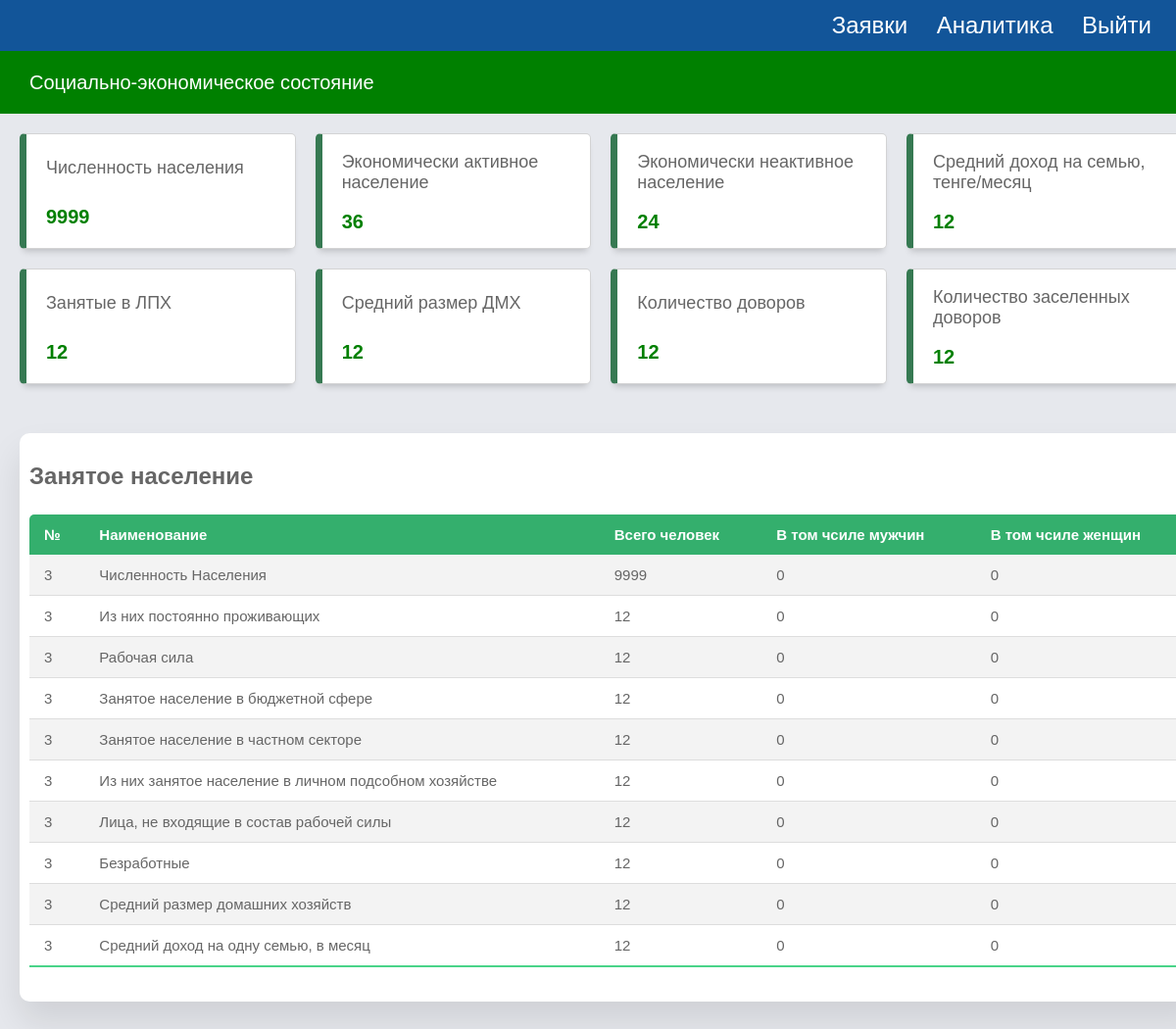
/dashboard_soc1 (signed in), run on the app's committed database.
### app/models.py (models this page shows)
class Form(db.Model):
   id = db.Column(db.Integer, primary_key = True)
   user_id = db.Column(db.Integer, db.ForeignKey('user.id'))
   user = relationship("User",backref="forms")
   kato_2 = db.Column(db.String(1024))
   kato_2_name = db.Column(db.String(1024))
   kato_4 = db.Column(db.String(1024))
   kato_4_name = db.Column(db.String(1024))
   kato_6 = db.Column(db.String(1024))
   kato_6_name = db.Column(db.String(1024))
   form_year = db.Column(db.String(1024))
   labour_population = db.Column(db.Integer)
   labour_constant_population = db.Column(db.Integer)
   labour_labour = db.Column(db.Integer)
   labour_government_workers = db.Column(db.Integer)
   labour_private_labour = db.Column(db.Integer)
   labour_private_ogorod = db.Column(db.Integer)
   labour_total_econ_inactive_population = db.Column(db.Integer)
   labour_unemployed = db.Column(db.Integer)
   labour_household_size = db.Column(db.Integer)
   labour_average_income_family = db.Column(db.Integer)
   house_total_dvor = db.Column(db.Integer)
   house_zaselen_dvor = db.Column(db.Integer)
   dh_count = db.Column(db.Integer)
   dx_number_ogorodov = db.Column(db.Integer)
   dx_cx_land = db.Column(db.Numeric(30, 2))
   dx_pashnya = db.Column(db.Numeric(30, 2))
   dx_mnogoletnie = db.Column(db.Numeric(30, 2))
   dx_zelej = db.Column(db.Numeric(30, 2))
   dx_pastbishe = db.Column(db.Numeric(30, 2))
   dx_senokosy = db.Column(db.Numeric(30, 2))
   dx_ogorody = db.Column(db.Numeric(30, 2))
   dx_sad = db.Column(db.Numeric(30, 2))
   dx_urojai = db.Column(db.Numeric(30, 2))
   dx_cucumber = db.Column(db.Numeric(30, 2))
   dx_tomato = db.Column(db.Numeric(30, 2))
   dx_potato = db.Column(db.Numeric(30, 2))
   dx_kapusta = db.Column(db.Numeric(30, 2))
   dx_carrot = db.Column(db.Numeric(30, 2))
   dx_svekla = db.Column(db.Numeric(30, 2))
   dx_sweet_peper = db.Column(db.Numeric(30, 2))
   dx_baklajan = db.Column(db.Numeric(30, 2))
   dx_kabachek = db.Column(db.Numeric(30, 2))
   dx_onion = db.Column(db.Numeric(30, 2))
   dx_chesnok = db.Column(db.Numeric(30, 2))
   dx_redis = db.Column(db.Numeric(30, 2))
   dx_korm = db.Column(db.Numeric(30, 2))
   dx_fruits = db.Column(db.Numeric(30, 2))
   kx_amount = db.Column(db.Integer)
   kz_cx_land = db.Column(db.Numeric(30, 2))
   kx_pansya = db.Column(db.Numeric(30, 2))
   kx_mnogoletnie = db.Column(db.Numeric(30, 2))
   kx_zelej = db.Column(db.Numeric(30, 2))
   kx_pastbishe = db.Column(db.Numeric(30, 2))
   kx_senokosy = db.Column(db.Numeric(30, 2))
   kx_urojai = db.Column(db.Numeric(30, 2))
   kx_zerno = db.Column(db.Numeric(30, 2))
   kx_rice = db.Column(db.Numeric(30, 2))
   kx_maslichnye = db.Column(db.Numeric(30, 2))
   kx_korm = db.Column(db.Numeric(30, 2))
   kx_mnogoletnie_derevo = db.Column(db.Numeric(30, 2))
   kz_cx_land_reserve = db.Column(db.Numeric(30, 2))
   kx_pansya_reserve = db.Column(db.Numeric(30, 2))
   kx_mnogoletnie_reserve = db.Column(db.Numeric(30, 2))
   kx_zelej_reserve = db.Column(db.Numeric(30, 2))
   kx_pastbishe_reserve = db.Column(db.Numeric(30, 2))
   kx_senokosy_reserve = db.Column(db.Numeric(30, 2))
   infrastructure_polivochnaya_sistema_ = db.Column(db.Integer)
   infrastructure_polivochnaya_sistema_isused = db.Column(db.Integer)
   infrastructure_polivy = db.Column(db.Numeric(30, 2))
   infrastructure_mtm = db.Column(db.Integer)
   infrastructure_mtm_isused = db.Column(db.Integer)
   infrastructure_slad = db.Column(db.Integer)
   infrastructure_slad_isused = db.Column(db.Integer)
   infrastructure_garage = db.Column(db.Integer)
   infrastructure_garage_isused = db.Column(db.Integer)
   infrastructure_cycsterny = db.Column(db.Integer)
   infrastructure_cycsterny_isused = db.Column(db.Integer)
   infrastructure_transformator = db.Column(db.Integer)
   infrastructure_transformator_isused = db.Column(db.Integer)
   specialization_rastenivodstvo = db.Column(db.String(1024))
   animal_dvor = db.Column(db.Integer)
   animal_skot_bird = db.Column(db.Integer)
   animal_cx_land = db.Column(db.Numeric(30, 2))
   animal_pashnya = db.Column(db.Numeric(30, 2))
   animal_mnogolet = db.Column(db.Numeric(30, 2))
   animal_zalej = db.Column(db.Numeric(30, 2))
   animal_pastbisha = db.Column(db.Numeric(30, 2))
   animal_senokos = db.Column(db.Numeric(30, 2))
   animal_ogorod = db.Column(db.Numeric(30, 2))
   animal_sad = db.Column(db.Numeric(30, 2))
   animal_krs_milk = db.Column(db.Integer)
   animal_krs_meat = db.Column(db.Integer)
   animal_sheep = db.Column(db.Integer)
   animal_kozel = db.Column(db.Integer)
   animal_horse = db.Column(db.Integer)
   animal_camel = db.Column(db.Integer)
   animal_pig = db.Column(db.Integer)
   animal_chicken = db.Column(db.Integer)
   animal_gusi = db.Column(db.Integer)
   animal_duck = db.Column(db.Integer)
   animal_induk = db.Column(db.Integer)
   animal_mik_total = db.Column(db.Numeric(30, 2))
   animal_milk_cow = db.Column(db.Numeric(30, 2))
   animal_milkrate_cow = db.Column(db.Numeric(30, 2))
   animal_mil_kozel = db.Column(db.Numeric(30, 2))
   animal_milrate_kozel = db.Column(db.Numeric(30, 2))
   animal_milk_horse = db.Column(db.Numeric(30, 2))
   animal_milkrate_horse = db.Column(db.Numeric(30, 2))
   animal_milk_camel = db.Column(db.Numeric(30, 2))
   animal_milkrate_camel = db.Column(db.Numeric(30, 2))
   animal_meat_total = db.Column(db.Numeric(30, 2))
   animal_meat_cow = db.Column(db.Numeric(30, 2))
   animal_meat_sheep = db.Column(db.Numeric(30, 2))
   animal_meat_horse = db.Column(db.Numeric(30, 2))
   animal_meat_pig = db.Column(db.Numeric(30, 2))
   animal_meat_camel = db.Column(db.Numeric(30, 2))
   animal_meat_chicken = db.Column(db.Numeric(30, 2))
   animal_meat_duck = db.Column(db.Numeric(30, 2))
   animal_meat_gusi = db.Column(db.Numeric(30, 2))
   animal_egg_total = db.Column(db.Integer)
   animal_egg_chicken = db.Column(db.Integer)
   animal_egg_gusi = db.Column(db.Integer)
   animal_egg_perepel = db.Column(db.Integer)
   animal_transformator = db.Column(db.Integer)
   animal_transformator_isused = db.Column(db.Integer)
   specialization_animal = db.Column(db.String(1024))
   noncx_sto = db.Column(db.Integer)
   noncx_sto_needs = db.Column(db.Integer)
   noncx_kindergarden = db.Column(db.Integer)
   noncx_kindergarden_needs = db.Column(db.Integer)
   noncx_souvenier = db.Column(db.Integer)
   noncx_souvenier_needs = db.Column(db.Integer)
   noncx_pc_service = db.Column(db.Integer)
   noncx_pc_service_needs = db.Column(db.Integer)
   noncx_store = db.Column(db.Integer)
   noncx_store_needs = db.Column(db.Integer)
   noncx_remont_bytovoi_tech = db.Column(db.Integer)
   noncx_remont_bytovoi_tech_needs = db.Column(db.Integer)
   noncx_metal = db.Column(db.Integer)
   noncx_metal_needs = db.Column(db.Integer)
   noncx_accounting = db.Column(db.Integer)
   noncx_accounting_needs = db.Column(db.Integer)
   noncx_photo = db.Column(db.Integer)
   noncx_photo_needs = db.Column(db.Integer)
   noncx_turism = db.Column(db.Integer)
   noncx_turism_needs = db.Column(db.Integer)
   noncx_rent = db.Column(db.Integer)
   noncx_rent_needs = db.Column(db.Integer)
   noncx_cargo = db.Column(db.Integer)
   noncx_cargo_needs = db.Column(db.Integer)
   noncx_massage = db.Column(db.Integer)
   noncx_massage_needs = db.Column(db.Integer)
   noncx_foodcourt = db.Column(db.Integer)
   noncx_foodcourt_needs = db.Column(db.Integer)
   noncx_cleaning = db.Column(db.Integer)
   noncx_cleaning_needs = db.Column(db.Integer)
   noncx_beuty = db.Column(db.Integer)
   noncx_beuty_needs = db.Column(db.Integer)
   noncx_carwash = db.Column(db.Integer)
   noncx_carwash_needs = db.Column(db.Integer)
   noncx_atelie = db.Column(db.Integer)
   noncx_atelie_needs = db.Column(db.Integer)
   noncx_others = db.Column(db.Integer)
   noncx_others_needs = db.Column(db.Integer)
   noncx_stroika = db.Column(db.Integer)
   noncx_stroika_needs = db.Column(db.Integer)
   noncx_mebel = db.Column(db.Integer)
   noncx_mebel_needs = db.Column(db.Integer)
   noncx_stroi_material = db.Column(db.Integer)
   noncx_stroi_material_needs = db.Column(db.Integer)
   noncx_svarka = db.Column(db.Integer)
   noncx_svarka_needs = db.Column(db.Integer)
   noncx_woodworking = db.Column(db.Integer)
   noncx_woodworking_needs = db.Column(db.Integer)
   noncx_others_uslugi = db.Column(db.Integer)
   noncx_others_needs_uslugi = db.Column(db.Integer)
   manufacture_milk = db.Column(db.Numeric(30, 2))
   manufacture_milk_needs = db.Column(db.Numeric(30, 2))
   manufacture_meat = db.Column(db.Numeric(30, 2))
   manufacture_meat_needs = db.Column(db.Numeric(30, 2))
   manufacture_vegetables = db.Column(db.Numeric(30, 2))  # Corrected typo
   manufacture_vegetables_needs = db.Column(db.Numeric(30, 2))  # Corrected typo
   manufacture_mayo = db.Column(db.Numeric(30, 2))
   manufacture_mayo_needs = db.Column(db.Numeric(30, 2))
   manufacture_fish = db.Column(db.Numeric(30, 2))
   manufacture_fish_needs = db.Column(db.Numeric(30, 2))
   manufacture_choco = db.Column(db.Numeric(30, 2))
   manufacture_choco_needs = db.Column(db.Numeric(30, 2))
   manufacture_beer = db.Column(db.Numeric(30, 2))
   manufacture_beer_needs = db.Column(db.Numeric(30, 2))
   manufacture_vodka = db.Column(db.Numeric(30, 2))
   manufacture_vodka_needs = db.Column(db.Numeric(30, 2))
   manufacture_honey = db.Column(db.Numeric(30, 2))
   manufacture_honey_needs = db.Column(db.Numeric(30, 2))
   manufacture_polufabricat = db.Column(db.Numeric(30, 2))
   manufacture_polufabricat_needs = db.Column(db.Numeric(30, 2))
   manufacture_bread = db.Column(db.Numeric(30, 2))
   manufacture_bread_needs = db.Column(db.Numeric(30, 2))
   manufacture_others = db.Column(db.Numeric(30, 2))
   manufacture_others_needs = db.Column(db.Numeric(30, 2))
   credit_amount = db.Column(db.Integer)
   credit_total = db.Column(db.Integer)
   credit_average_total = db.Column(db.Integer)
   credit_zalog = db.Column(db.Numeric(30, 2))
   modified_date = db.Column(db.DateTime(timezone=True), default=datetime.now(timezone(timedelta(hours=6))), onupdate=datetime.now(timezone(timedelta(hours=6))))
   creation_date = db.Column(db.DateTime(timezone=True), default=datetime.now(timezone(timedelta(hours=6))))

### app/routes.py (the view)
@app.route('/dashboard_soc1', methods=['GET'])
@login_required
def dashboard_soc1():
    formData=Form.query.filter_by(user_id=current_user.id).order_by(desc(Form.creation_date)).first()
    return render_template('dashboard_social_pocazat.html', round=round, formData=formData, user=current_user)

### app/templates/dashboard_social_pocazat.html (shortened to what this page needs)
{% extends "base.html" %} {% block title %}Форма отчетности МСХ{% endblock %}
{% block content %}
<link rel="stylesheet" href="{{ url_for('static', filename='dashboard_soc1.css') }}" />
<body>
<div class="grid-container">
      <div class="main-title">
        <p class="font-weight-bold">Социально-экономическое состояние</p>
      </div>
      <main class="main-container">
        <div class="main-cards">
          <div class="card">
            <div class="card-inner">
              <p class="text-primary">Численность населения</p>
            </div>
            <span class="text-primary font-weight-bold">{{ formData.labour_population }}</span>
          </div>
          <div class="card">
            <div class="card-inner">
              <p class="text-primary">Экономически активное население</p>
            </div>
            <span class="text-primary font-weight-bold">{{ formData.labour_government_workers + formData.labour_private_labour + formData.labour_private_ogorod }}</span>
          </div>
          <div class="card">
            <div class="card-inner">
              <p class="text-primary">Экономически неактивное население</p>
            </div>
            <span class="text-primary font-weight-bold">{{ formData.labour_unemployed + formData.labour_total_econ_inactive_population }}</span>
          </div>
          <div class="card">
            <div class="card-inner">
              <p class="text-primary">Средний доход на семью, тенге/месяц</p>
            </div>
            <span class="text-primary font-weight-bold">{{ formData.labour_average_income_family }}</span>
          </div>
          <div class="card">
            <div class="card-inner">
              <p class="text-primary">Занятые в ЛПХ</p>
            </div>
            <span class="text-primary font-weight-bold">{{ formData.labour_private_ogorod }}</span>
          </div>
          <div class="card">
            <div class="card-inner">
              <p class="text-primary">Средний размер ДМХ</p>
            </div>
            <span class="text-primary font-weight-bold">{{ formData.labour_household_size }}</span>
          </div>
          <div class="card">
            <div class="card-inner">
              <p class="text-primary">Количество доворов</p>
            </div>
            <span class="text-primary font-weight-bold">{{ formData.house_total_dvor }}</span>
          </div>
          <div class="card">
            <div class="card-inner">
              <p class="text-primary">Количество заселенных доворов</p>
            </div>
            <span class="text-primary font-weight-bold">{{ formData.house_zaselen_dvor }}</span>
          </div>
        </div>
        <div class="charts">
          <section class="attendance">
            <div class="attendance-list">
              <h1>Занятое население</h1>
              <table class="table">
                <thead>
                  <tr>
                    <th>№</th>
                    <th>Наименование</th>
                    <th>Всего человек</th>
                    <th>В том чсиле мужчин</th>
                    <th>В том чсиле женщин</th>
                  </tr>
                </thead>
                <tbody>
                  <tr>
                    <td>{{ formData.id }}</td>
                    <td>Численность Населения</td>
                    <td>{{ formData.labour_population }}</td>
                    <td>0</td>
                    <td>0</td>
                  </tr>
                  <tr>
                    <td>{{ formData.id }}</td>
                    <td>Из них постоянно проживающих</td>
                    <td>{{ formData.labour_constant_population }}</td>
                    <td>0</td>
                    <td>0</td>
                  </tr>
                  <tr>
                    <td>{{ formData.id }}</td>
                    <td>Рабочая сила</td>
                    <td>{{ formData.labour_labour }}</td>
                    <td>0</td>
                    <td>0</td>
                  </tr>
                  <tr>
                    <td>{{ formData.id }}</td>
                    <td>Занятое население в бюджетной сфере</td>
                    <td>{{ formData.labour_government_workers }}</td>
                    <td>0</td>
                    <td>0</td>
                  </tr>
                <tr>
                    <td>{{ formData.id }}</td>
                    <td>Занятое население в частном секторе</td>
                    <td>{{ formData.labour_private_labour }}</td>
                    <td>0</td>
                    <td>0</td>
                  </tr>
                <tr>
                    <td>{{ formData.id }}</td>
                    <td>Из них занятое население в личном подсобном хозяйстве</td>
                    <td>{{ formData.labour_private_ogorod }}</td>
                    <td>0</td>
                    <td>0</td>
                  </tr>
                <tr>
                    <td>{{ formData.id }}</td>
                    <td>Лица, не входящие в состав рабочей силы</td>
                    <td>{{ formData.labour_total_econ_inactive_population }}</td>
                    <td>0</td>
                    <td>0</td>
                  </tr>
                <tr>
                    <td>{{ formData.id }}</td>
                    <td>Безработные</td>
                    <td>{{ formData.labour_unemployed }}</td>
                    <td>0</td>
                    <td>0</td>
                  </tr>
                <tr>
                    <td>{{ formData.id }}</td>
                    <td>Средний размер домашних хозяйств</td>
                    <td>{{ formData.labour_household_size }}</td>
                    <td>0</td>
                    <td>0</td>
                  </tr>
                <tr>
                    <td>{{ formData.id }}</td>
                    <td>Средний доход на одну семью, в месяц</td>
                    <td>{{ formData.labour_average_income_family }}</td>
                    <td>0</td>
                    <td>0</td>
                  </tr>
                </tbody>
              </table>
            </div>
          </section>
        </div>
      </main>
    </div>
</body>
{% endblock %}

### data on the page
Form: labour_population "9999", labour_government_workers+labour_private_labour+labour_private_ogorod "36", labour_unemployed+labour_total_econ_inactive_population "24", labour_average_income_family "12", labour_private_ogorod "12", labour_household_size "12", house_total_dvor "12", house_zaselen_dvor "12", id "3", labour_constant_population "12", labour_labour "12", labour_government_workers "12", labour_private_labour "12", labour_total_econ_inactive_population "12", labour_unemployed "12"
